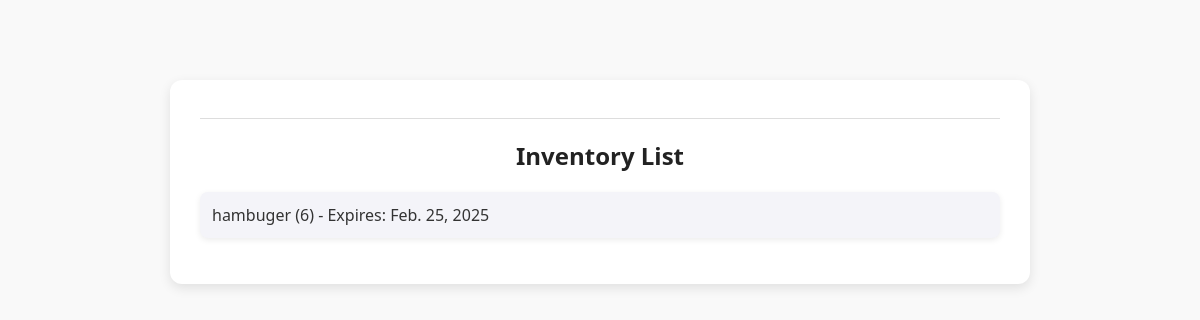
The page /user_management/inventory/ (signed in) on the database as committed earlier.
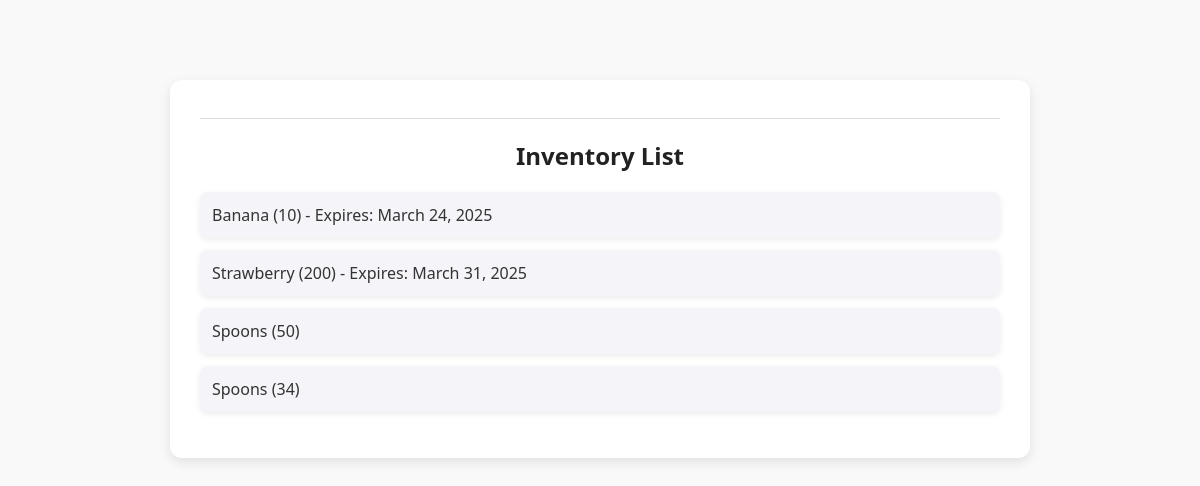
The same page on the database as committed later.
### apps/inventory/models.py (models this page shows)
class InventoryItem(PolymorphicModel):
    name = models.CharField(max_length=100)
    category = models.CharField(max_length=100)
    count = models.IntegerField(default=0)
    @property
    def is_perishable(self):
        return hasattr(self, 'expiry_date')

class PerishableInventoryItem(InventoryItem):
    expiry_date = models.DateField()

class InventoryItem(PolymorphicModel):
    name = models.CharField(max_length=100)
    category = models.CharField(max_length=100)
    count = models.IntegerField(default=0)
    @property
    def is_perishable(self):
        return hasattr(self, 'expiry_date')

class NonPerishableInventoryItem(InventoryItem):
    pass

### apps/inventory/views.py (the view)
# urls.py: path("", views.inventory_main_page, name="inventory_home"),
def inventory_main_page(request):
    items = InventoryItem.objects.all()
    return render(request, 'inventory_home.html', {'is_admin': request.user.isAdmin(), 'items': items})

### apps/user_management/models.py (called while the page is built)
    def isAdmin(self):
        return (self.usertype == self.UType.ADMIN)

### apps/inventory/templates/inventory_home.html (shortened to what this page needs)
{% load static %}
<!DOCTYPE html>
<html lang="en">
<head>
    <link rel="stylesheet" href="{% static 'css/inventory_home.css' %}">
</head>
<body>
<div class="container">
    <hr>
    <h2>Inventory List</h2>
    <ul>
        {% for item in items %}
            <li>
                <span>
                    {{ item.name }} ({{ item.count }})
                    {% if item.is_perishable %}
                        - Expires: {{ item.expiry_date }}
                    {% endif %}
                </span>
            </li>
        {% empty %}
            <li>No items found.</li>
        {% endfor %}
    </ul>
</div>
</body>
</html>

### apps/inventory/static/css/inventory_home.css (style rules this page uses)
body { font-family: 'Segoe UI', Tahoma, Geneva, Verdana, sans-serif; background-color: #f9f9f9; margin: 0; padding: 40px; color: #333; }
.container { max-width: 800px; margin: 40px auto; padding: 30px; background-color: #ffffff; border-radius: 12px; box-shadow: 0 4px 12px rgba(0,0,0,0.1); }
h2 { color: #222; font-size: 24px; text-align: center; margin-bottom: 20px; font-weight: 600; }
ul { list-style-type: none; padding: 0; }
ul li { padding: 12px; background-color: #f4f4f9; border-radius: 8px; margin-bottom: 12px; box-shadow: 0 2px 6px rgba(0,0,0,0.08); display: flex; justify-content: space-between; align-items: center; }
ul li span { font-size: 16px; color: #333; }
hr { border: 0; height: 1px; background-color: #ddd; margin-bottom: 20px; }

Rows that differ between the two databases and show on the page:
removed PerishableInventoryItem: name "hambuger", count "6", expiry_date "Feb. 25, 2025"
added PerishableInventoryItem: name "Banana", count "10", expiry_date "March 24, 2025"
added PerishableInventoryItem: name "Strawberry", count "200", expiry_date "March 31, 2025"
added NonPerishableInventoryItem: name "Spoons", count "50"
added NonPerishableInventoryItem: name "Spoons", count "34"
